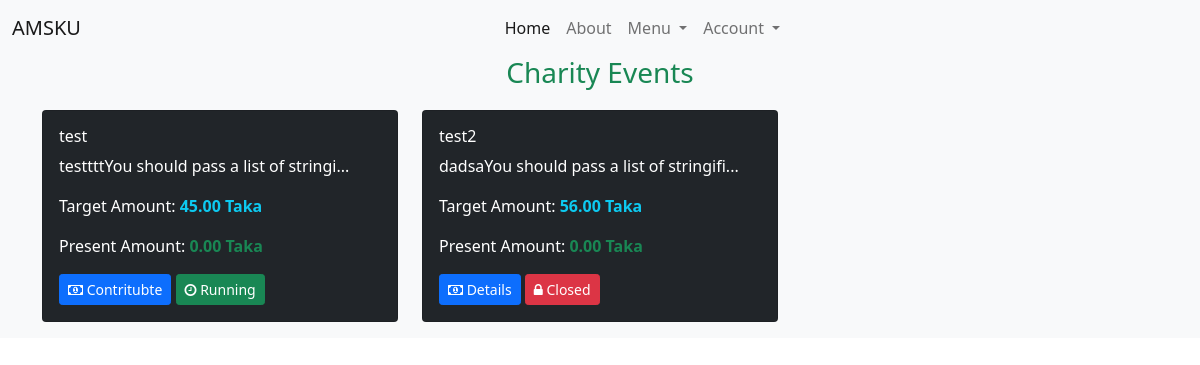
Page /charity-events/ on the earlier database version.
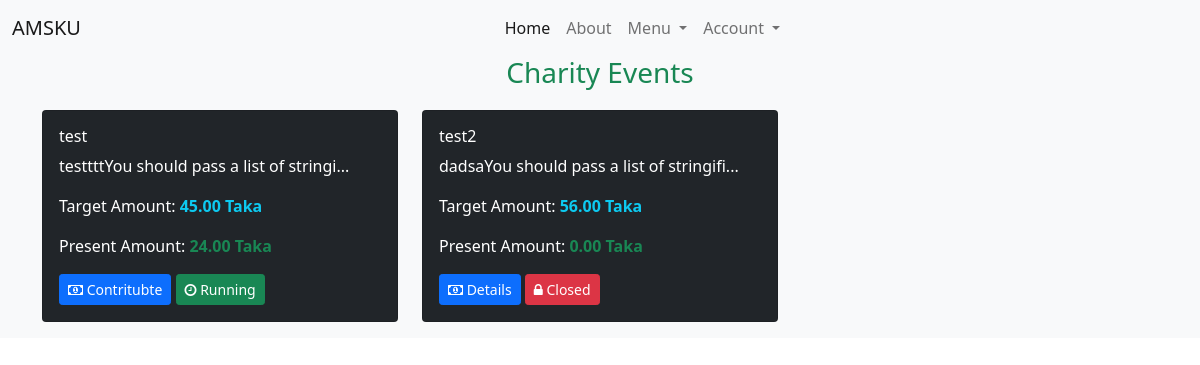
Same page on the later database version.
### charity_events/models.py (models this page shows, shortened)
class Event(models.Model):
    discipline_list = ['Architecture','CSE','ECE','Math','URP','Physics','Chemistry','Stat','Pharmacy','BGE','FWT','FMRT','Agrotechnology','ES','SWE','BAD','HRM','DP','PM','DS','History','English','Bangla','IER','Sculpture','Econ','Sociology','MCJ','Law']
    Discipline_Choices = []
    for x in discipline_list:
        Discipline_Choices.append((x,x))
    headline = models.CharField(max_length=200)
    description = models.TextField()
    created_on = models.DateTimeField(default=datetime.now)
    discipline = models.CharField(max_length=255,choices=Discipline_Choices,blank=True)
    target_amount = models.DecimalField(max_digits=15, decimal_places=2)
    present_amount = models.DecimalField(max_digits=15, decimal_places=2,default=0)
    running = models.BooleanField(default=True)

### charity_events/views.py (the view)
# urls.py: path('',IndexView.as_view(),name='index_view'),
class IndexView(ListView):
    model = Event
    queryset = Event.objects.order_by('-running','created_on')
    template_name = 'charity_events/index.html'

### templates/charity_events/index.html
{% extends 'base.html' %}
{% block content %}
<h3 class='header text-success'>Charity Events</h3>
<div class="row">
    {% for event in event_list %}
        <div class="col-sm-4 mb-3">
            <div class="card bg-dark text-white">
                <div class="card-body">
                    <h6>{{event.headline}}</h6>
                    <p>{{event.description| slice:40}}...</p>
                    <p>Target Amount: <span class="text-info fw-bold">{{event.target_amount}} Taka</span> </p>
                    <p>Present Amount: <span class="text-success fw-bold">{{event.present_amount}} Taka</span></p>
                    {% if event.running %}
                    <a href={% url 'charity_events:detail_view' event.id %}><button class='btn btn-primary btn-sm'><i class='fa fa-money'></i> Contritubte</button></a>
                    <button class='btn btn-success btn-sm'><i class='fa fa-clock-o'></i> Running</button>
                    {% else %}
                    <a href={% url 'charity_events:detail_view' event.id %}><button class='btn btn-primary btn-sm'><i class='fa fa-money'></i> Details</button></a>
                    <button class='btn btn-danger btn-sm'><i class='fa fa-lock'></i> Closed</button>
                    {% endif %}
                </div>
            </div>
        </div>
        {% endfor %}
    </div>
{% endblock content %}

Differences in the rows shown:
changed Event "test": present_amount "0.00" → "24.00"
